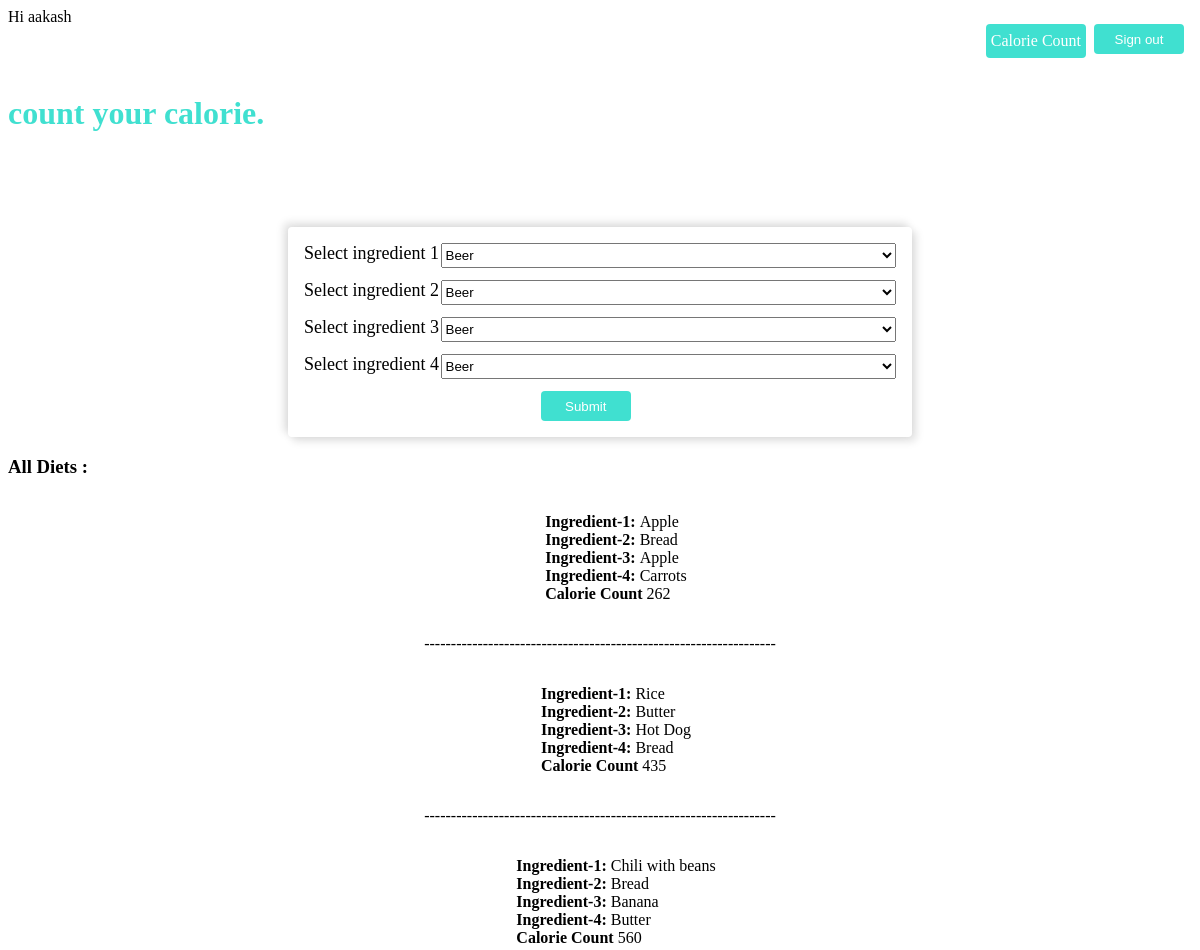
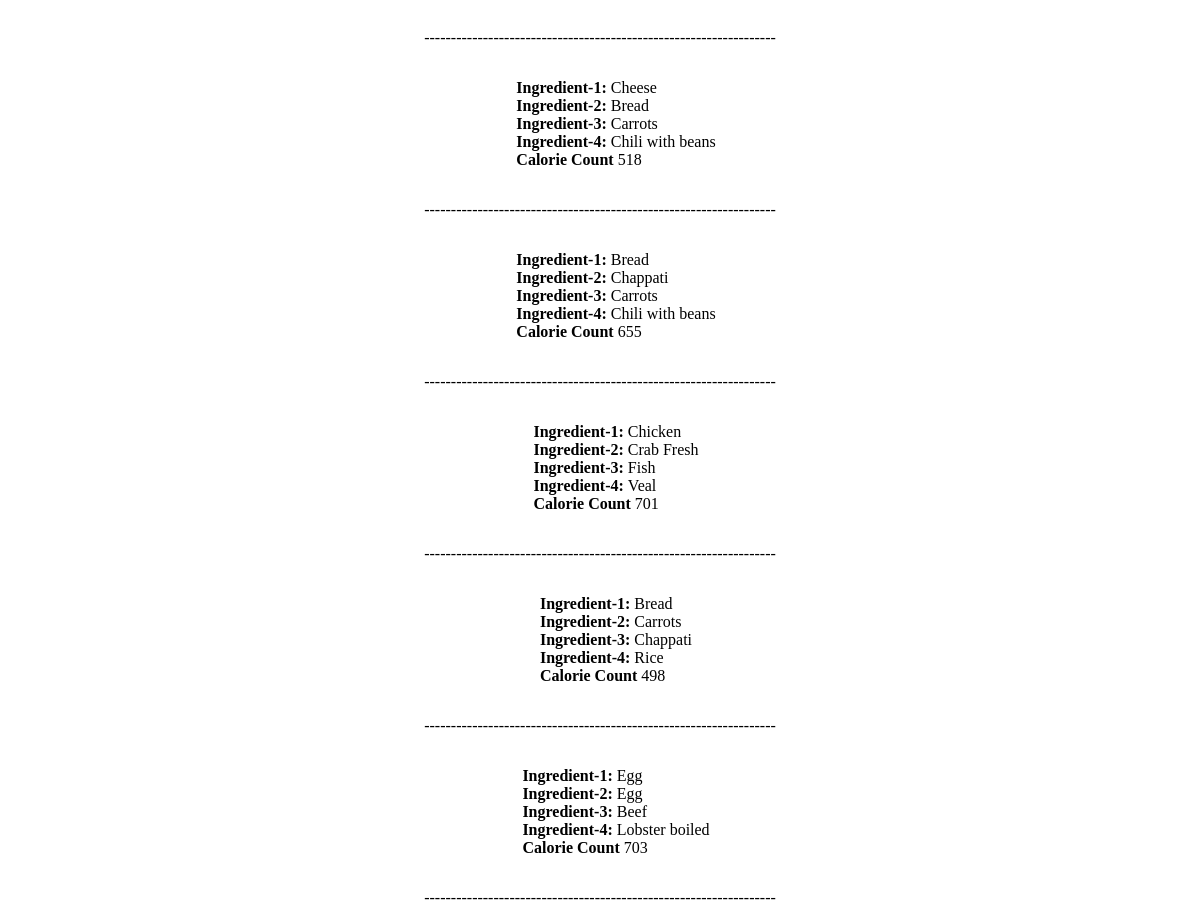
Screenshot of /calorie/ (signed in) with the database file from the repository (2 pictures, top to bottom).
### gym_app/models.py (models this page shows, shortened)
class FoodTaken(models.Model):
    user=models.ForeignKey(User,on_delete=models.CASCADE)
    ingredient1=models.CharField(max_length=50)
    ingredient2=models.CharField(max_length=50)
    ingredient3=models.CharField(max_length=50)
    ingredient4=models.CharField(max_length=50)
    calorie_count=models.IntegerField(default=0)

### gym_app/views.py (the view, shortened to what this page needs)
# urls.py: path('calorie/',CaloriePage,name='calorie'),
def CaloriePage(request):
    profile=Profile.objects.get(user=request.user)
    fooditems=Food.objects.filter(category = profile.category)
    diets=FoodTaken.objects.filter(user=request.user)
    return render(request,'gym_app/calorie.html',{'choices':fooditems,'diets':diets})

### gym_app/templates/gym_app/calorie.html (shortened to what this page needs)
{% extends 'base.html' %}
{% block content %}
    <h1>count your calorie.</h1>
    <div class="form-container">
      <form method="POST" action="/calorie/">
        <div class="single-form-item">
          <label for="infredient1">Select ingredient 1</label>
          <select required name="ingredient1" id="ingredient1">
            {% for item in choices %}
            <option value="{{item.id}}">{{item.name}}</option>
            {% endfor %}
          </select>
        </div>
        <div class="single-form-item">
          <label for="infredient2">Select ingredient 2</label>
          <select required name="ingredient2" id="ingredient2">
            {% for item in choices %}
            <option value="{{item.id}}" n>{{item.name}}</option>
            {% endfor %}
          </select>
        </div>
        <div class="single-form-item">
          <label for="infredient3">Select ingredient 3</label>
          <select required name="ingredient3" id="ingredient3">
            {% for item in choices %}
            <option value="{{item.id}}">{{item.name}}</option>
            {% endfor %}
          </select>
        </div>
        <div class="single-form-item">
          <label for="infredient4">Select ingredient 4</label>
          <select required name="ingredient4" id="ingredient4">
            {% for item in choices %}
            <option value="{{item.id}}">{{item.name}}</option>
            {% endfor %}
          </select>
        </div>
        <button>Submit</button>
      </form>
    </div>
    <h3>All Diets :</h3>
    {% for item in diets %}
    <div class="profile-data">
      <ul>
        <li>Ingredient-1: <span>{{item.ingredient1}}</span></li>
        <li>Ingredient-2: <span>{{item.ingredient2}}</span></li>
        <li>Ingredient-3: <span>{{item.ingredient3}}</span></li>
        <li>Ingredient-4: <span>{{item.ingredient4}}</span></li>
        <li>Calorie Count <span>{{item.calorie_count}}</span></li>
      </ul>
    </div>
    <p style="text-align: center">
      ------------------------------------------------------------------
    </p>
    {% endfor %}
{% endblock %}

### templates/base.html (shortened to what this page needs)
<!DOCTYPE html>
{% load static %}
<html lang="en">
<head>
    <link rel="stylesheet" href="{% static "gym_app/styles/signup.css" %}">
    <link rel="stylesheet" href="{% static "gym_app/styles/home.css" %}">
</head>
<body>
    <nav class="navbar navbar-default">
        <div class="container-fluid">
          <div class="navbar-header">
            Hi {{user}}
          </div>
          <ul class="nav navbar-nav">
            {% if not user.is_authenticated %}
            <li class="list"><a href="{% url "signin" %}">Sign in</a></li>
            <li class="list"><a href="{% url "signup" %}">Sign up</a></li>
            {% else %}
            <li class="list"><a href="{% url "calorie" %}">Calorie Count</a></li>
            <li>
              <form method="POST" action="/signout/">
                <button>Sign out</button>
              </form>
            </li>
            {% endif %}
          </ul>
        </div>
      </nav>
      {% block content %}{% endblock %}
</body>
</html>

### gym_app/static/gym_app/styles/signup.css (style rules this page uses)
h1 { color: turquoise; }
.form-container { width: 50%; margin: 0 auto; box-shadow: -4px -4px 8px #00000021,4px 4px 8px #00000021; padding: 16px; margin-top: 8%; border-radius: 4px; }
.form-container label { font-size: 18px; width: 30%; }
.single-form-item select { width: 100%; height: 25px; }
.single-form-item { display: flex; justify-content: space-between; margin-bottom: 12px; }
.form-container button { width: 90px; height: 30px; background-color: turquoise; border: none; color: white; border-radius: 4px; margin-left: 40%; cursor: pointer; text-align: center; }

### gym_app/static/gym_app/styles/home.css (style rules this page uses)
.container-fluid { display: flex; justify-content: space-between; }
.navbar-nav { display: flex; }
.navbar-nav .list { min-width: 80px; height: 30px; background-color: turquoise; color: white; display: flex; align-items: center; justify-content: center; padding: 2px 5px; border-radius: 4px; }
li { list-style-type: none; margin-right: 8px; }
a { text-decoration: none; color: white; }
.nav button { width: 90px; height: 30px; background-color: turquoise; border: none; color: white; border-radius: 4px; cursor: pointer; text-align: center; }
.profile-data { display: flex; justify-content: center; }
.profile-data li { font-weight: bold; font-family:'Times New Roman', Times, serif; }
.profile-data li span { font-weight: 400; font-family: cursive; }

### rows the page displays
FoodTaken: ingredient1 "Apple", ingredient2 "Bread", ingredient3 "Apple", ingredient4 "Carrots", calorie_count "262"
FoodTaken: ingredient1 "Rice", ingredient2 "Butter", ingredient3 "Hot Dog", ingredient4 "Bread", calorie_count "435"
FoodTaken: ingredient1 "Chili with beans", ingredient2 "Bread", ingredient3 "Banana", ingredient4 "Butter", calorie_count "560"
FoodTaken: ingredient1 "Cheese", ingredient2 "Bread", ingredient3 "Carrots", ingredient4 "Chili with beans", calorie_count "518"
FoodTaken: ingredient1 "Bread", ingredient2 "Chappati", ingredient3 "Carrots", ingredient4 "Chili with beans", calorie_count "655"
FoodTaken: ingredient1 "Chicken", ingredient2 "Crab Fresh", ingredient3 "Fish", ingredient4 "Veal", calorie_count "701"
FoodTaken: ingredient1 "Bread", ingredient2 "Carrots", ingredient3 "Chappati", ingredient4 "Rice", calorie_count "498"
FoodTaken: ingredient1 "Egg", ingredient2 "Egg", ingredient3 "Beef", ingredient4 "Lobster boiled", calorie_count "703"

### other values shown
{{ user }} "aakash"
form field ingredient1 "Beer"
form field ingredient2 "Beer"
form field ingredient3 "Beer"
form field ingredient4 "Beer"
